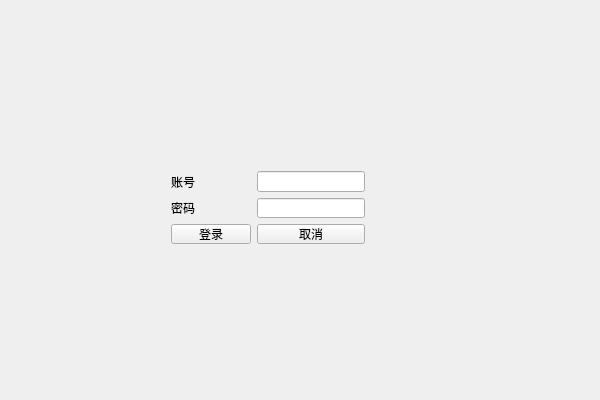
<?xml version="1.0" encoding="UTF-8"?>
<ui version="4.0">
 <class>HPLCMSClass</class>
 <widget class="QWidget" name="HPLCMSClass">
  <property name="geometry">
   <rect>
    <x>0</x>
    <y>0</y>
    <width>600</width>
    <height>400</height>
   </rect>
  </property>
  <property name="windowTitle">
   <string>HPLCMS</string>
  </property>
  <widget class="QWidget" name="">
   <property name="geometry">
    <rect>
     <x>160</x>
     <y>160</y>
     <width>216</width>
     <height>95</height>
    </rect>
   </property>
   <layout class="QGridLayout" name="gridLayout">
    <item row="1" column="1">
     <widget class="QLineEdit" name="password">
      <property name="echoMode">
       <enum>QLineEdit::Password</enum>
      </property>
      <property name="cursorMoveStyle">
       <enum>Qt::LogicalMoveStyle</enum>
      </property>
     </widget>
    </item>
    <item row="0" column="0">
     <widget class="QLabel" name="label">
      <property name="text">
       <string>账号</string>
      </property>
     </widget>
    </item>
    <item row="2" column="1">
     <widget class="QPushButton" name="cancal_btn">
      <property name="text">
       <string>取消</string>
      </property>
     </widget>
    </item>
    <item row="2" column="0">
     <widget class="QPushButton" name="login_btn">
      <property name="text">
       <string>登录</string>
      </property>
     </widget>
    </item>
    <item row="0" column="1">
     <widget class="QLineEdit" name="user_account"/>
    </item>
    <item row="1" column="0">
     <widget class="QLabel" name="label_2">
      <property name="text">
       <string>密码</string>
      </property>
     </widget>
    </item>
   </layout>
  </widget>
 </widget>
 <layoutdefault spacing="6" margin="11"/>
 <resources>
  <include location="HPLCMS.qrc"/>
 </resources>
 <connections/>
</ui>
